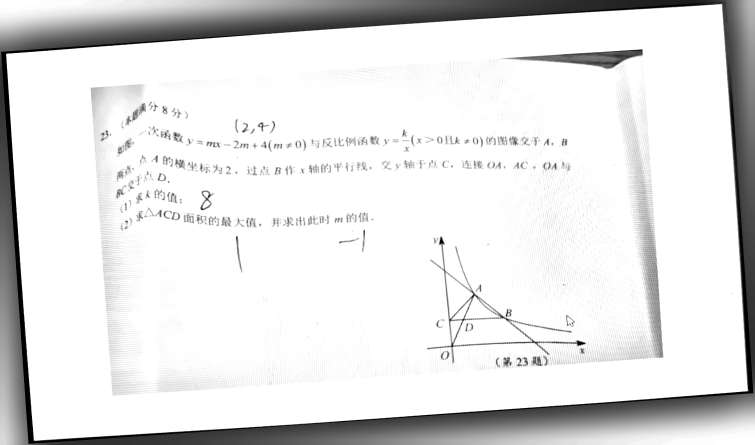
#> input picture test4/math/_preprocess_test/png/20260817T075251_e60ebb59.png, 1509 x 890 px (shown at 1/2 size)
$ python -i audit_test2.py   (imports and definitions only)
#> lines starting #> are read from the running program, lines starting #| are printed output that depends on the picture; after the words box and inside, x2 and y2 are one past the last pixel; in counts of white or black regions, pixels touching at a corner belong together
#> further down, picture is the input picture: shape (890, 1509, 3); min 0, max 255, mean 227.1
from __future__ import annotations

"""Incremental, read-only audit for the running test2 batch.

The runner writes its manifest only at the end. This script can audit while the
batch is live by recovering job/photo names from Markdown artifacts. Cached
per-job JSON records make subsequent invocations process only new or changed
outputs. A same-name screenshot is never trusted solely by filename: its
geometry must pass SIFT/RANSAC and, for matched-electronic outputs, its pixels
must agree with the processor-reported reference.
"""

import argparse
import csv
import hashlib
import json
import math
import re
from collections import Counter
from pathlib import Path
from typing import Any

import cv2
import numpy as np

ROOT = Path(__file__).resolve().parent
DEFAULT_RESULTS = ROOT / "results"
DEFAULT_REFERENCES = Path(r"D:\robot\Documents\ASK\P_DATA\testmini_screenshot")
DEFAULT_SOURCES = Path(r"D:\robot\Documents\ASK\P_DATA\testmini_photo")
AUDIT_VERSION = 3
KNOWN_WRONG_SAME_NAME = {
    "photo_107_0242.jpg",
    "photo_117_0270.jpg",
    "photo_201_0773.jpg",
}

# Final visual adjudication.  These labels are deliberately separate from the
# objective first pass so an unreliable homography is never silently promoted
# to either a pass or a failure.
MANUAL_FINAL_REVIEW = {
    "photo_080_0176.jpg": {
        "same_question": True,
        "question_complete": True,
        "upright": True,
        "issues": ["blue-stain-binarized-as-black-interference"],
        "severity": "major-cleanup-defect",
    },
    "photo_141_0354.jpg": {
        "same_question": True,
        "question_complete": True,
        "upright": True,
        "issues": ["dense-background-speckles", "page-edge-residue"],
        "severity": "major-cleanup-defect",
    },
    "photo_191_0706.jpg": {
        "same_question": True,
        "question_complete": True,
        "upright": False,
        "issues": ["output-rotated-sideways-90deg", "bottom-frame-residue"],
        "severity": "critical-direction-failure",
    },
    "photo_196_0761.jpg": {
        "same_question": True,
        "question_complete": True,
        "upright": True,
        "issues": [],
        "severity": "pass",
    },
    "photo_206_0819.jpg": {
        "same_question": True,
        "question_complete": True,
        "upright": True,
        "issues": [],
        "severity": "pass",
    },
    "photo_241_1284.jpg": {
        "same_question": True,
        "question_complete": True,
        "upright": False,
        "issues": ["approximately-8deg-residual-skew", "top-left-frame-residue"],
        "severity": "critical-direction-failure",
    },
}


# [56 lines left out: functions read, photo_from_markdown, current_jobs, merge_manifest_metadata, artifact_path, not called in this run]


def card_paths(results:Path,job:str)->list[Path]:
    return sorted((results/f"artifacts/questions/{job}").glob("q*.png"))


# [5 lines left out: function fingerprint, not called in this run]


def scale_gray(image:np.ndarray,longest:int=1800)->tuple[np.ndarray,float]:
#> called with longest = 1600
    gray=cv2.cvtColor(image,cv2.COLOR_BGR2GRAY) if image.ndim==3 else image
    scale=min(1.0,longest/max(gray.shape))
#> scale = 1
    if scale<1: gray=cv2.resize(gray,None,fx=scale,fy=scale,interpolation=cv2.INTER_AREA)
    return gray,scale


# [42 lines left out: function align, not called in this run]


def content_mask(gray:np.ndarray)->np.ndarray:
    paper=float(np.percentile(gray,90)); threshold=min(247,max(180,paper-8))
    return gray.astype(np.float32)<threshold


# [18 lines left out: function reference_metrics, not called in this run]


def self_direction(image:np.ndarray)->dict[str,Any]:
    gray,_=scale_gray(image,1600); ink=cv2.threshold(gray,0,255,cv2.THRESH_BINARY_INV+cv2.THRESH_OTSU)[1]; edges=cv2.Canny(ink,50,150)
#> after `ink = cv2.threshold(gray, 0, 255, cv2.THRESH_BINARY_INV + cv2.THRESH_O`:
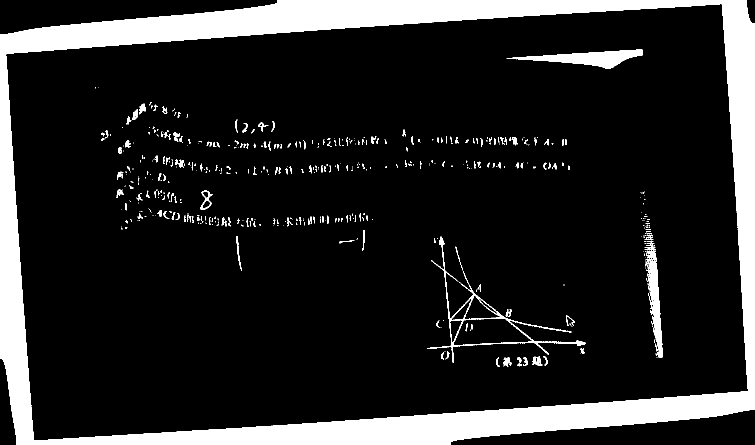
#> ink: shape (890, 1509) (shown at 1/2 size); 14.6% white; 515 white regions (343 under 20 px), largest, box (x1, y1, x2, y2) and area: (0, 0, 1509, 890) 175663, (1013, 99, 1285, 138) 4546, (1289, 493, 1326, 715) 3173
#> after `edges = cv2.Canny(ink, 50, 150)`:
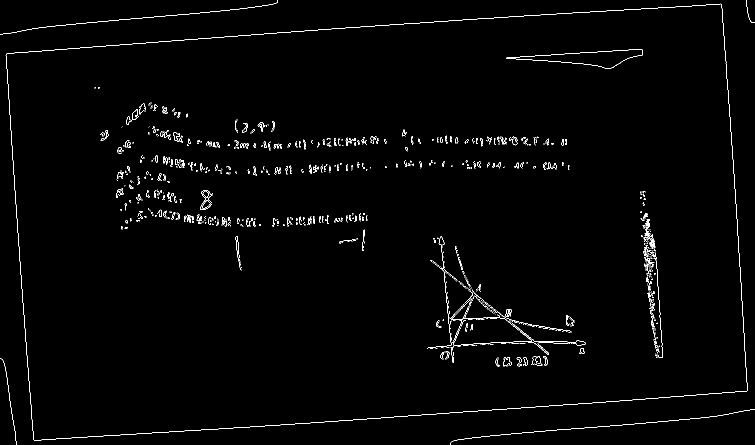
#> edges: shape (890, 1509) (shown at 1/2 size); 1.3% white in thin lines or dots
    lines=cv2.HoughLinesP(edges,1,np.pi/360,50,minLineLength=max(50,int(gray.shape[1]*.12)),maxLineGap=20)
#> lines = 33 rows, first 6: [396, 77, 1097, 28], [400, 860, 1316, 796], [1461, 247, 1494, 781], [19, 227, 50, 670], [12, 108, 25, 306], [185, 93, 489, 71]
    candidates=[]
    if lines is not None:
        for x1,y1,x2,y2 in lines[:,0]:
            angle=((math.degrees(math.atan2(y2-y1,x2-x1))+45)%90)-45; length=math.hypot(x2-x1,y2-y1)
            # Exclude extreme border bands and extraordinarily long page edges.
            cy=(y1+y2)/2; cx=(x1+x2)/2
            if abs(angle)<=12 and length<gray.shape[1]*.65 and gray.shape[0]*.06<cy<gray.shape[0]*.94 and gray.shape[1]*.04<cx<gray.shape[1]*.96:
                candidates.append((angle,length))
#> this loop made 33 passes
#> (x1, y1, x2, y2, angle, length, cy, cx) on passes 1 to 12: (396, 77, 1097, 28, -4, 702.7, 52.5, 746.5), (400, 860, 1316, 796, -4, 918.2, 828, 858), (1461, 247, 1494, 781, -3.54, 535, 514, 1477.5), (19, 227, 50, 670, -4, 444.1, 448.5, 34.5), (12, 108, 25, 306, -3.76, 198.4, 207, 18.5), (185, 93, 489, 71, -4.14, 304.8, 82, 337), (15, 106, 238, 90, -4.1, 223.6, 98, 126.5), (132, 49, 487, 17, -5.15, 356.4, 33, 309.5), (1011, 868, 1357, 840, -4.63, 347.1, 854, 1184), (1156, 807, 1404, 789, -4.15, 248.7, 798, 1280), (1445, 43, 1463, 284, -4.27, 241.7, 163.5, 1454), (881, 473, 905, 724, -5.46, 252.1, 598.5, 893)
#> after the loop, candidates = 20 items, first 6: (-4, 918.2), (-4.14, 304.8), (-4.1, 223.6), (-4.15, 248.7), (-5.46, 252.1), (-4.09, 224.6)
    if len(candidates)<3:return {"self_direction_deg":None,"self_direction_status":"insufficient","self_direction_confidence":0.0}
    ordered=sorted(candidates); total=sum(w for _,w in ordered); cum=0; median=ordered[-1][0]
#> after `ordered = sorted(candidates)`: ordered = 20 items, first 6: (-5.59, 236.1), (-5.46, 252.1), (-5.34, 247.1), (-4.49, 332), (-4.46, 282.9), (-4.43, 271.8)
#> after `total = sum((w for _, w in ordered))`: total = 5654.5
#> after `median = ordered[-1][0]`: median = 1.48
    for angle,weight in ordered:
        cum+=weight
        if cum>=total/2:median=angle;break
#> this loop made 12 passes
#> (angle, weight, cum, median) on pass 12: (-4.04, 198.5, 3016.6, -4.04)
#> (angle, weight, cum) on passes 1 to 6: (-5.59, 236.1, 236.1), (-5.46, 252.1, 488.3), (-5.34, 247.1, 735.3), (-4.49, 332, 1067.4), (-4.46, 282.9, 1350.2), (-4.43, 271.8, 1622)
#> after the loop, cum = 3016.6
    confidence=sum(w for a,w in candidates if abs(a-median)<=1.25)/max(total,1)
#> confidence = 0.65
    return {"self_direction_deg":median,"self_direction_status":"reliable" if confidence>=.55 else "low-consensus","self_direction_confidence":confidence}


# [6 lines left out: function card_metrics, not called in this run]


def prefixed(metrics: dict[str, Any], prefix: str) -> dict[str, Any]:
    return {f"{prefix}{key}": value for key, value in metrics.items()}


# [173 lines left out: functions card_reference_metrics, audit, main, not called in this run]


# [1 line not run here, left out]

>>> import cv2
>>> picture = cv2.imread('../test4/math/_preprocess_test/png/20260817T075251_e60ebb59.png')
>>> result = self_direction(picture)
#> result = {'self_direction_deg': -4.04, 'self_direction_status': 'reliable', 'self_direction_confidence': 0.65}

$ run again, on test10-提示词工程/_tools/_dash.png
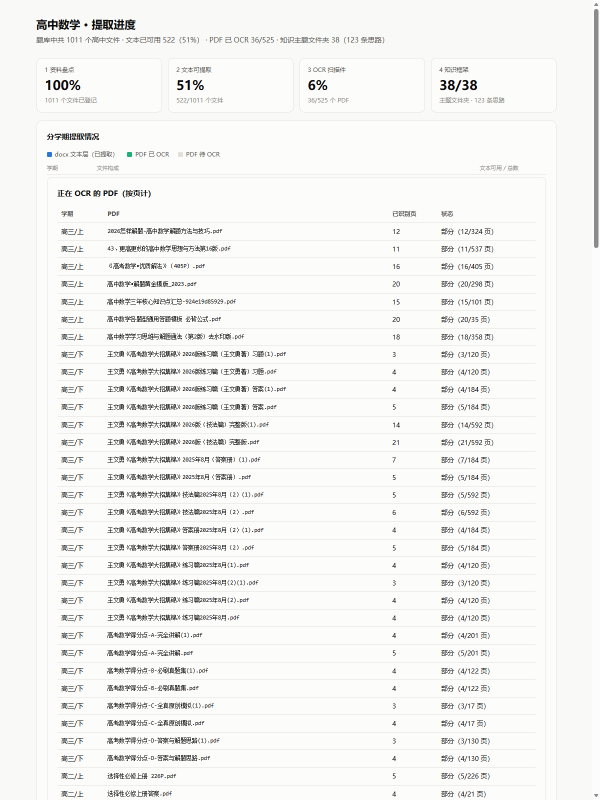
#> input picture test10-提示词工程/_tools/_dash.png, 1200 x 1600 px (shown at 1/2 size)
#> picture is the input picture: shape (1600, 1200, 3); mean B, G, R 242.5, 243.7, 243.7
#> in self_direction, `ink = cv2.threshold(gray, 0, 255, cv2.THRESH_BINARY_INV + cv2.THRESH_O`:
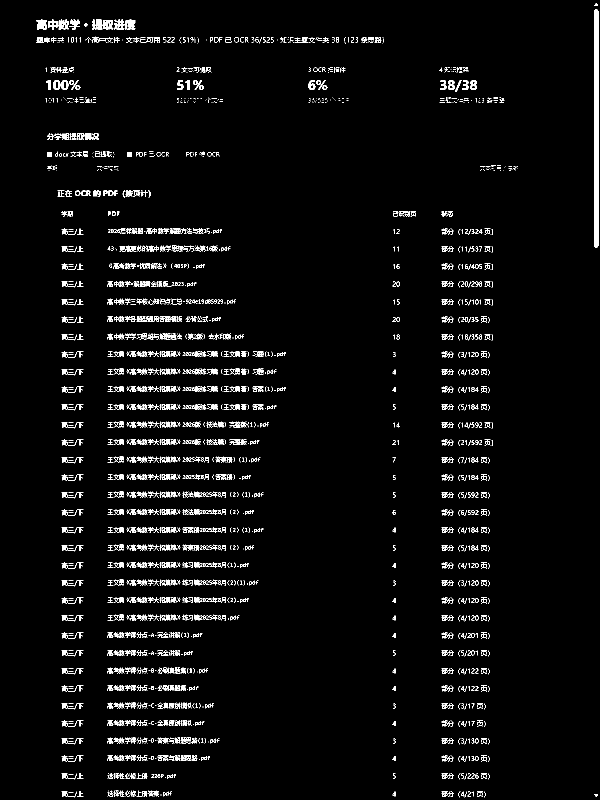
#> ink: shape (1600, 1200) (shown at 1/2 size); 3.2% white in thin lines or dots
#> in self_direction, `edges = cv2.Canny(ink, 50, 150)`:
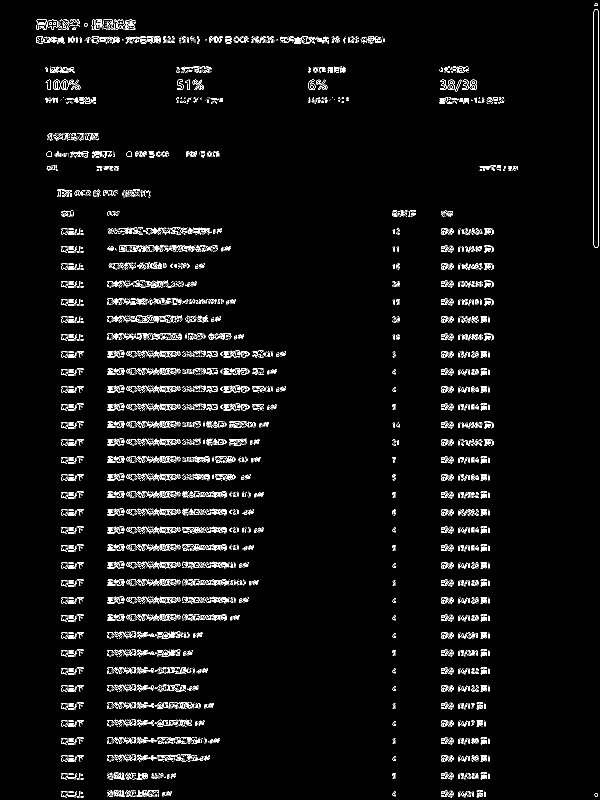
#> edges: shape (1600, 1200) (shown at 1/2 size); 3.4% white in thin lines or dots
#> lines = 260 rows, first 6: [1196, 492, 1196, 21], [1187, 490, 1187, 23], [73, 75, 397, 75], [72, 80, 768, 80], [369, 82, 768, 82], [216, 1094, 507, 1094]
#> the loop in self_direction, `for x1,y1,x2,y2 in lines[:,0]:` made 260 passes
#> (x1, y1, x2, y2, angle, length, cy, cx) on passes 1 to 3: (1196, 492, 1196, 21, 0, 471, 256.5, 1196), (1187, 490, 1187, 23, 0, 467, 256.5, 1187), (73, 75, 397, 75, 0, 324, 75, 235)
#> after the loop in self_direction, `for x1,y1,x2,y2 in lines[:,0]:`: candidates = 237 pairs, first value -1.05 to 3.07, second value 145 to 356
#> ordered has the same summary as candidates
#> total = 56215.4
#> in self_direction, `median = ordered[-1][0]`: median = 3.07
#> the loop in self_direction, `for angle,weight in ordered:` made 130 passes
#> (cum, median) on pass 130: (28345.4, 0)
#> after the loop in self_direction, `for angle,weight in ordered:`: cum = 28345.4
#> confidence = 0.995
#> result = {'self_direction_deg': 0, 'self_direction_status': 'reliable', 'self_direction_confidence': 0.995}

$ run again, on test10-提示词工程/_tools/_dash_small.png
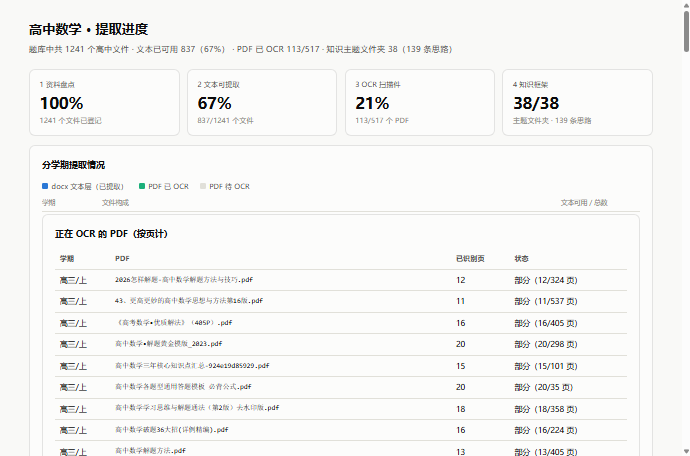
#> input picture test10-提示词工程/_tools/_dash_small.png, 690 x 456 px
#> picture is the input picture: shape (456, 690, 3); mean B, G, R 244.2, 245.6, 245.6
#> in self_direction, `ink = cv2.threshold(gray, 0, 255, cv2.THRESH_BINARY_INV + cv2.THRESH_O`:
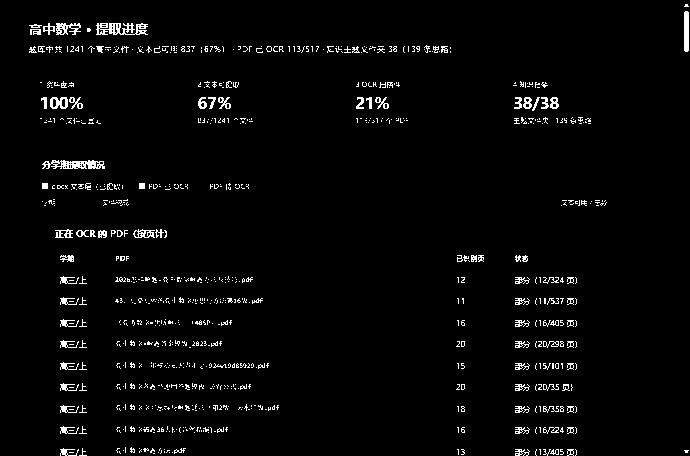
#> ink: shape (456, 690); 2.9% white in thin lines or dots
#> in self_direction, `edges = cv2.Canny(ink, 50, 150)`:
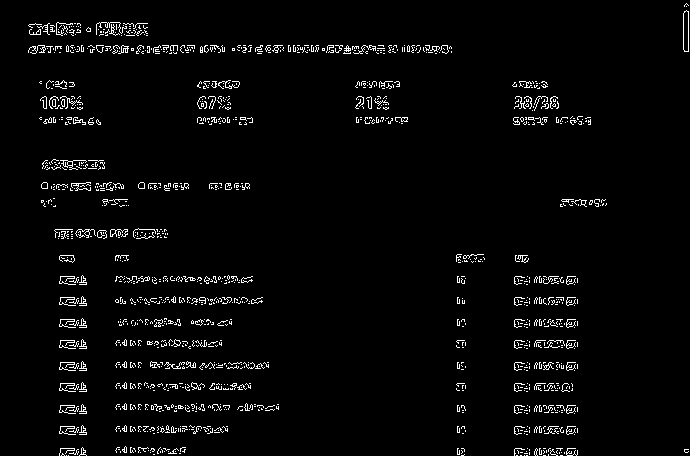
#> edges: shape (456, 690); 3.1% white in thin lines or dots
#> lines = 73 rows, first 6: [30, 47, 451, 51], [67, 45, 447, 45], [29, 49, 451, 52], [88, 46, 447, 49], [117, 426, 227, 426], [116, 367, 268, 367]
#> the loop in self_direction, `for x1,y1,x2,y2 in lines[:,0]:` made 73 passes
#> (x1, y1, x2, y2, angle, length, cy, cx) on passes 1 to 8: (30, 47, 451, 51, 0.544, 421, 49, 240.5), (67, 45, 447, 45, 0, 380, 45, 257), (29, 49, 451, 52, 0.407, 422, 50.5, 240), (88, 46, 447, 49, 0.479, 359, 47.5, 267.5), (117, 426, 227, 426, 0, 110, 426, 172), (116, 367, 268, 367, 0, 152, 367, 192), (116, 276, 252, 276, 0, 136, 276, 184), (116, 405, 278, 406, 0.354, 162, 405.5, 197)
#> after the loop in self_direction, `for x1,y1,x2,y2 in lines[:,0]:`: candidates = 69 pairs, first value -7.13 to 3.25, second value 88 to 422
#> ordered has the same summary as candidates
#> total = 11192.4
#> in self_direction, `median = ordered[-1][0]`: median = 3.25
#> the loop in self_direction, `for angle,weight in ordered:` made 41 passes
#> (angle, weight, cum, median) on pass 41: (0, 198, 5759.8, 0)
#> after the loop in self_direction, `for angle,weight in ordered:`: cum = 5759.8
#> confidence = 0.919
#> result = {'self_direction_deg': 0, 'self_direction_status': 'reliable', 'self_direction_confidence': 0.919}
